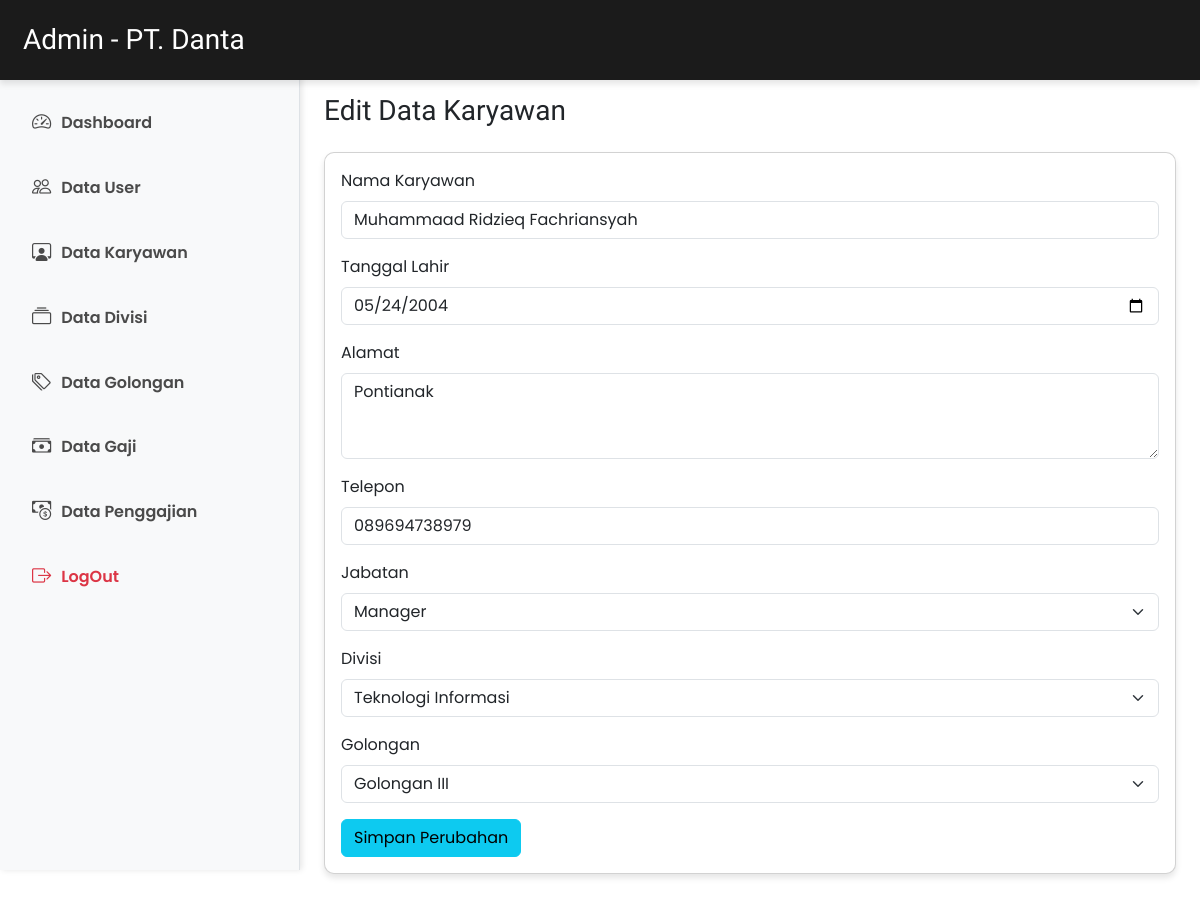
The app's page /datakaryawan/includes/edit_karyawan.php?id=K001 (signed in) with its own data.
### tables this page shows
CREATE TABLE `tb_karyawan` (
  `ID_Karyawan` varchar(50) NOT NULL,
  `Nama_Karyawan` varchar(100) NOT NULL,
  `Tanggal_Lahir` date NOT NULL,
  `Alamat` text DEFAULT NULL,
  `Telepon` varchar(15) DEFAULT NULL,
  `ID_Jabatan` varchar(50) NOT NULL,
  `ID_Divisi` varchar(50) NOT NULL,
  `ID_Golongan` varchar(50) NOT NULL
);

CREATE TABLE `tb_jabatan` (
  `ID_Jabatan` varchar(50) NOT NULL,
  `Nama_Jabatan` varchar(50) NOT NULL
);

CREATE TABLE `tb_divisi` (
  `ID_Divisi` varchar(50) NOT NULL,
  `Nama_Divisi` varchar(50) NOT NULL
);

CREATE TABLE `tb_golongan` (
  `ID_Golongan` varchar(50) NOT NULL,
  `Nama_Golongan` varchar(50) NOT NULL,
  `Tunjangan` decimal(15,2) NOT NULL
);

### datakaryawan/includes/edit_karyawan.php (the view, shortened to what this page needs)
<?php
include '../../service/database.php';
if (isset($_GET['id'])) {
    $id = $_GET['id'];
    $result = mysqli_query($db, "SELECT * FROM tb_karyawan WHERE ID_Karyawan = '$id'") or die(mysqli_error($db));
    $user = mysqli_fetch_assoc($result);
    $data_jabatan = mysqli_query($db, "SELECT * FROM tb_jabatan") or die(mysqli_error($db));
    $data_divisi = mysqli_query($db, "SELECT * FROM tb_divisi") or die(mysqli_error($db));
    $data_golongan = mysqli_query($db, "SELECT * FROM tb_golongan") or die(mysqli_error($db));
} else {
    header("Location: ../index.php");
    exit;
}
?>
<!DOCTYPE html>
<html lang="en">
<head>
    <link href="https://cdn.jsdelivr.net/npm/bootstrap@5.3.0/dist/css/bootstrap.min.css" rel="stylesheet">
    <link href="https://cdn.jsdelivr.net/npm/bootstrap-icons/font/bootstrap-icons.css" rel="stylesheet">
    <link href="../css/style.css" rel="stylesheet">
</head>
<body style="font-family: 'Poppins', sans-serif;">
    <?php include 'header.php'; ?>
    <div class="d-flex" style="padding-top: 70px;">
        <aside class="bg-light border-end vh-100" style="width: 25%; position: fixed;">
            <ul class="nav flex-column p-3">
                <li class="nav-item">
                    <a href="../../dashboard" class="nav-link">
                        <i class="bi bi-speedometer2"></i> Dashboard
                    </a>
                </li>
                <li class="nav-item">
                    <a href="../../datauser" class="nav-link">
                        <i class="bi bi-people"></i> Data User
                    </a>
                </li>
                <li class="nav-item">
                    <a href="../" class="nav-link">
                        <i class="bi bi-person-workspace"></i> Data Karyawan
                    </a>
                </li>
                <li class="nav-item">
                    <a href="../../datadivisi" class="nav-link">
                        <i class="bi bi-collection"></i> Data Divisi
                    </a>
                </li>
                <li class="nav-item">
                    <a href="../../datagolongan" class="nav-link">
                        <i class="bi bi-tags"></i> Data Golongan
                    </a>
                </li>
                <li class="nav-item">
                    <a href="../../datagaji" class="nav-link">
                        <i class="bi bi-cash-stack"></i> Data Gaji
                    </a>
                </li>
                <li class="nav-item">
                    <a href="../../datapenggajian" class="nav-link">
                        <i class="bi bi-cash-coin"></i> Data Penggajian
                    </a>
                </li>
                <li class="nav-item">
                    <a href="../../service/logout.php" class="nav-link text-danger">
                        <i class="bi bi-box-arrow-right"></i> LogOut
                    </a>
                </li>
            </ul>
        </aside>
        <main class="p-4" style="margin-left: 25%; width: 75%;">
            <h3 class="mb-4">Edit Data Karyawan</h3>
            <div class="card mb-4">
                <div class="card-body">
                    <form method="POST" action="">
                        <div class="mb-3">
                            <label for="nama_karyawan" class="form-label">Nama Karyawan</label>
                            <input type="text" class="form-control" id="nama_karyawan" name="nama_karyawan" value="<?= htmlspecialchars($user['Nama_Karyawan']) ?>" required>
                        </div>
                        <div class="mb-3">
                            <label for="tanggal_lahir" class="form-label">Tanggal Lahir</label>
                            <input type="date" class="form-control" id="tanggal_lahir" name="tanggal_lahir" value="<?= $user['Tanggal_Lahir'] ?>" required>
                        </div>
                        <div class="mb-3">
                            <label for="alamat" class="form-label">Alamat</label>
                            <textarea class="form-control" id="alamat" name="alamat" rows="3" required><?= htmlspecialchars($user['Alamat']) ?></textarea>
                        </div>
                        <div class="mb-3">
                            <label for="telepon" class="form-label">Telepon</label>
                            <input type="text" class="form-control" id="telepon" name="telepon" value="<?= $user['Telepon'] ?>" required>
                        </div>
                        <div class="mb-3">
                            <label for="id_jabatan" class="form-label">Jabatan</label>
                            <select class="form-select" id="id_jabatan" name="id_jabatan" required>
                                <?php while ($row = mysqli_fetch_assoc($data_jabatan)) { ?>
                                    <option value="<?= $row['ID_Jabatan'] ?>" <?= $row['ID_Jabatan'] == $user['ID_Jabatan'] ? 'selected' : '' ?>>
                                        <?= $row['Nama_Jabatan'] ?>
                                    </option>
                                <?php } ?>
                            </select>
                        </div>
                        <div class="mb-3">
                            <label for="id_divisi" class="form-label">Divisi</label>
                            <select class="form-select" id="id_divisi" name="id_divisi" required>
                                <?php while ($row = mysqli_fetch_assoc($data_divisi)) { ?>
                                    <option value="<?= $row['ID_Divisi'] ?>" <?= $row['ID_Divisi'] == $user['ID_Divisi'] ? 'selected' : '' ?>>
                                        <?= $row['Nama_Divisi'] ?>
                                    </option>
                                <?php } ?>
                            </select>
                        </div>
                        <div class="mb-3">
                            <label for="id_golongan" class="form-label">Golongan</label>
                            <select class="form-select" id="id_golongan" name="id_golongan" required>
                                <?php while ($row = mysqli_fetch_assoc($data_golongan)) { ?>
                                    <option value="<?= $row['ID_Golongan'] ?>" <?= $row['ID_Golongan'] == $user['ID_Golongan'] ? 'selected' : '' ?>>
                                        <?= $row['Nama_Golongan'] ?>
                                    </option>
                                <?php } ?>
                            </select>
                        </div>
                        <button type="submit" class="btn btn-info">Simpan Perubahan</button>
                    </form>
                </div>
            </div>
        </main>
    </div>
</body>
</html>

### datakaryawan/css/style.css (style rules this page uses)
body { font-family: Arial, sans-serif; }
aside { z-index: 1020; height: 100%; box-shadow: 2px 0 6px rgba(0, 0, 0, 0.1); padding-top: 15px }
aside ul { list-style-type: none; padding: 0; }
aside ul li { margin-bottom: 20px; }
.nav-link { display: flex; align-items: center; gap: 10px; color:#4a4a4a; font-weight: 530; }
.nav-link i { font-size: 1.2rem; }
.card { border-radius: 10px; box-shadow: 0 4px 6px rgba(0, 0, 0, 0.1); transition: transform 0.3s ease; }

### datakaryawan/includes/header.php (style rules this page uses)
h3 { font-family: "Zen Dots", serif; font-size: 28px; font-weight: 400; font-style: normal; }

### records on screen
tb_karyawan: nama_karyawan "Muhammaad Ridzieq Fachriansyah", tanggal_lahir "05/24/2004", alamat "Pontianak", telepon "089694738979", id_jabatan "Manager", id_divisi "Teknologi Informasi", id_golongan "Golongan III"
